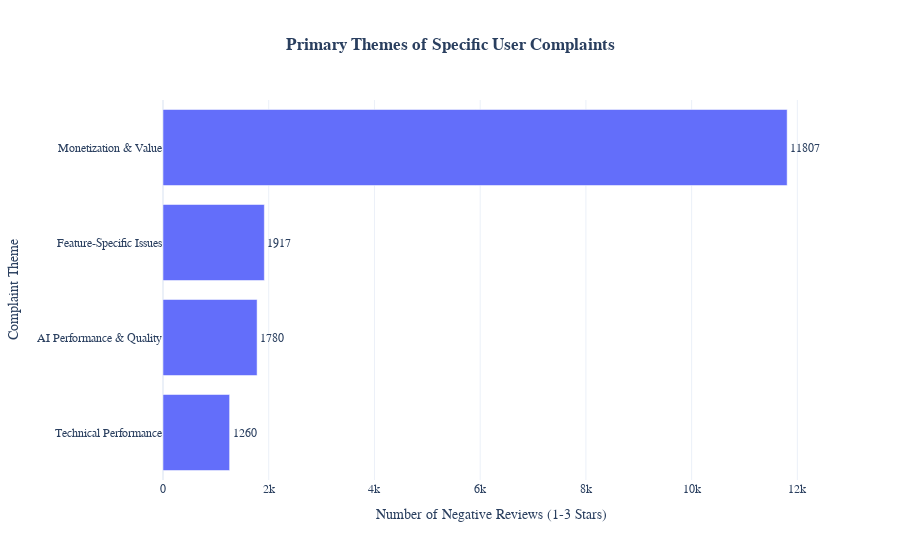

Notebook code for this chart:
### Markdown cell above
## Part 3: Quantitative Analysis

With our themes defined, we can now visualize the landscape of user complaints.

### What are the Biggest Problems?
First, we visualize the frequency of each high-level complaint theme. This tells us what users complain about most often.

### Code cell
# --- Quantitative Analysis: Visualizing Theme Frequency ---

print("Creating the final visualization of high-level complaint themes...")

# We will exclude 'Outliers / Generic' and 'Other/Misc.' for this primary chart
# to focus on the specific, actionable themes.
plot_df = df[~df["theme"].isin(["Outliers / Generic", "Other/Misc."])]

# Get the theme distribution for the plot
theme_distribution = plot_df["theme"].value_counts().reset_index()
theme_distribution.columns = ["Theme", "Number of Reviews"]

# Create the final, high-level bar chart
fig = px.bar(
    theme_distribution,
    x="Number of Reviews",
    y="Theme",
    orientation="h",
    title="<b>Primary Themes of Specific User Complaints</b>",
    labels={
        "Number of Reviews": "Number of Negative Reviews (1-3 Stars)",
        "Theme": "Complaint Theme",
    },
    text="Number of Reviews",
    template="plotly_white",
)

# Improve the layout and sort the bars for professional presentation
fig.update_traces(textposition="outside")
fig.update_layout(
    yaxis={"categoryorder": "total ascending"},
    title_x=0.5,  # Center the title
    font=dict(family="Arial, sans-serif", size=12),
)
fig.show()

### Figure 1 — Plotly figure (JSON) as saved in the notebook; plotly's stock layout.template omitted (floating-point values rounded to 4 significant figures)
{"data": [{"hovertemplate": "Number of Negative Reviews (1-3 Stars)=%{text}<br>Complaint Theme=%{y}<extra></extra>", "legendgroup": "", "marker": {"color": "#636efa", "pattern": {"shape": ""}}, "name": "", "orientation": "h", "showlegend": false, "text": [11810.0, 1917.0, 1780.0, 1260.0], "textposition": "outside", "type": "bar", "x": [11807, 1917, 1780, 1260], "xaxis": "x", "y": ["Monetization & Value", "Feature-Specific Issues", "AI Performance & Quality", "Technical Performance"], "yaxis": "y"}], "layout": {"barmode": "relative", "font": {"family": "Arial, sans-serif", "size": 12}, "legend": {"tracegroupgap": 0}, "title": {"text": "<b>Primary Themes of Specific User Complaints</b>", "x": 0.5}, "xaxis": {"anchor": "y", "domain": [0, 1], "title": {"text": "Number of Negative Reviews (1-3 Stars)"}}, "yaxis": {"anchor": "x", "categoryorder": "total ascending", "domain": [0, 1], "title": {"text": "Complaint Theme"}}}}
